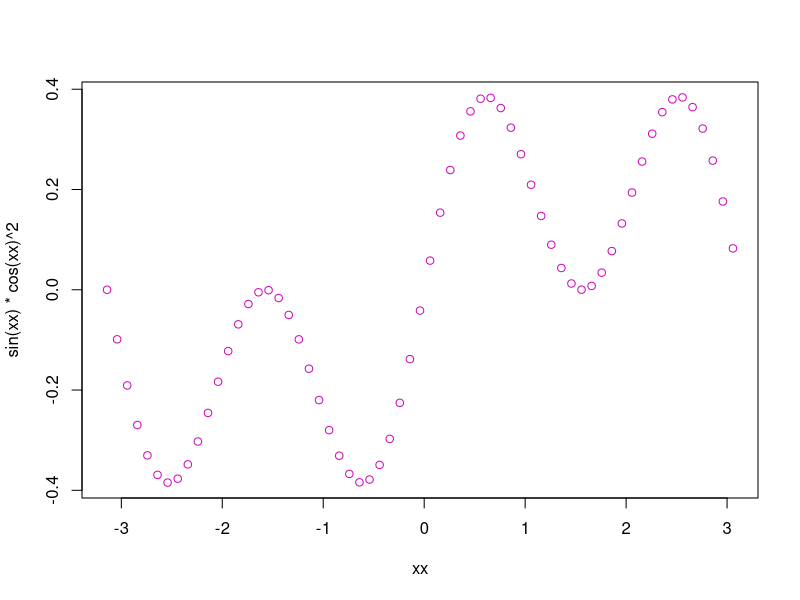

R code for this plot:
xx = seq(-pi,pi,0.1)
plot(
  xx, sin(xx)*cos(xx)^2,
#  main="Ez egy függvény",
#  ylab="sin(x)",
#  xlab="x",
#  type="l",
  col=222
)

